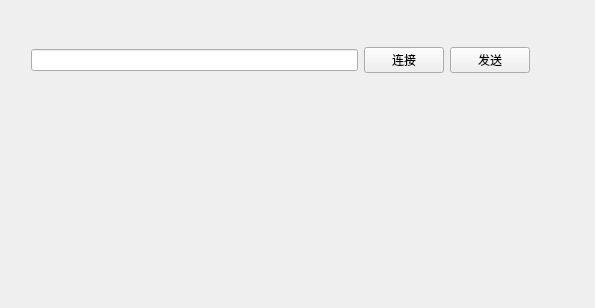
<?xml version="1.0" encoding="UTF-8"?>
<ui version="4.0">
 <class>MainWindow</class>
 <widget class="QMainWindow" name="MainWindow">
  <property name="geometry">
   <rect>
    <x>0</x>
    <y>0</y>
    <width>595</width>
    <height>308</height>
   </rect>
  </property>
  <property name="windowTitle">
   <string>MainWindow</string>
  </property>
  <widget class="QWidget" name="centralWidget">
   <widget class="QWidget" name="horizontalLayoutWidget">
    <property name="geometry">
     <rect>
      <x>20</x>
      <y>20</y>
      <width>521</width>
      <height>80</height>
     </rect>
    </property>
    <layout class="QHBoxLayout" name="horizontalLayout">
     <item>
      <widget class="QLineEdit" name="lineEdit_url"/>
     </item>
     <item>
      <widget class="QPushButton" name="pushButton_link">
       <property name="text">
        <string>连接</string>
       </property>
      </widget>
     </item>
     <item>
      <widget class="QPushButton" name="pushButton_send">
       <property name="text">
        <string>发送</string>
       </property>
      </widget>
     </item>
    </layout>
   </widget>
  </widget>
 </widget>
 <layoutdefault spacing="6" margin="11"/>
 <resources/>
 <connections/>
</ui>
